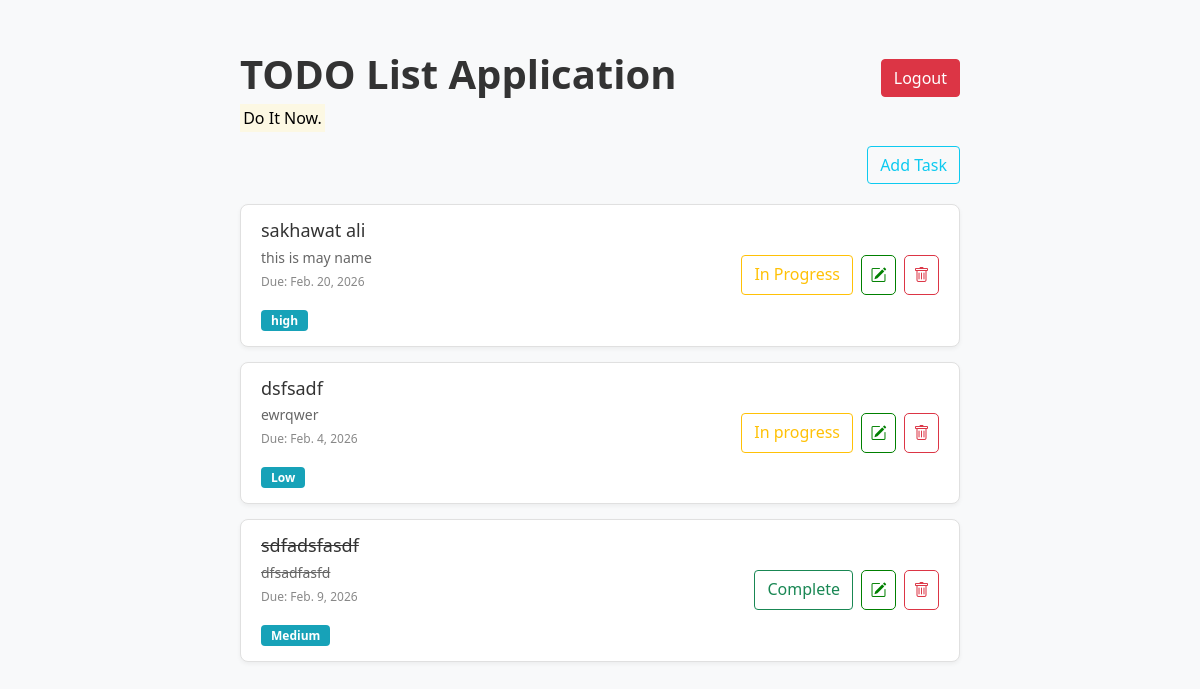
The app's page / (signed in) with its own data.
### todo_app/models.py (models this page shows, shortened)
class Task (models.Model):
    user = models.ForeignKey(User, on_delete=models.CASCADE)
    title = models.CharField(max_length=255)
    description = models.TextField()
    due_date = models.DateField()
    status = models.CharField(
        max_length=20,
        choices=[('Pending','Pending'), ('Complete','Complete'), ('In Progress','In Progress')],
        default='Pending'
    )
    priority = models.CharField(
        max_length=10,
        choices=[('Low','Low'), ('Medium','Medium'), ('High','High')],
        default='Low'
    )
    completed = models.BooleanField(default=False)
    create_at = models.DateTimeField(auto_now_add=True)

### todo_app/views.py (the view)
# urls.py: 2. Add a URL to urlpatterns:  path('', views.home, name='home')
@login_required
def home(request):
    queryset = Task.objects.filter(user=request.user)
    return render(request, 'todo_app/index.html', context = {'task' : queryset})

### todo_app/templates/todo_app/index.html (shortened to what this page needs)
{% load static %}
<!DOCTYPE html>
<html lang="en">
<head>
    <link href="https://cdn.jsdelivr.net/npm/bootstrap@5.0.2/dist/css/bootstrap.min.css" rel="stylesheet">
    <link rel="stylesheet" href="https://cdnjs.cloudflare.com/ajax/libs/font-awesome/6.5.1/css/all.min.css">
    <link rel="stylesheet" href="https://cdn.jsdelivr.net/npm/bootstrap-icons@1.11.3/font/bootstrap-icons.min.css">
    <link rel="stylesheet" href="/static/todo_app/css/index.css">
</head>
<body>
    <div class="todo_title">
        <h1><b>TODO List Application</b></h1>
        <form action="{% url 'logout' %}" method="post">
            <button type="submit" class="btn btn-danger">Logout</button>
        </form>
    </div>
    <div class="do_it text-nowrap bd-highlight">
        <p><mark>Do It Now.</mark></p>
    </div>
    <div class="add_task">
        <a href="{% url 'add_task' %}" class="btn btn-outline-info">Add Task</a>
    </div>
    <div class="task-container">
        {% for t in task %}
        <div class="task-card">
            <div class="task-info">
                {% if t.status == "Complete" %}
                <h3 class="text-decoration-line-through">{{ t.title }}</h3>
                <p class="description text-decoration-line-through">{{ t.description }}</p>
                {% else %}
                <h3>{{ t.title }}</h3>
                <p class="description">{{ t.description }}</p>
                {% endif %}
                <p class="due-date">Due: {{ t.due_date }}</p>
                <span class="priority-badge">{{ t.priority }}</span>
            </div>
            <div class="task-actions task-actions d-flex gap-2">
                {% if t.status|lower == "pending" %}
                <span class="btn btn-outline-info">{{ t.status }}</span>
                {% elif t.status|lower == "in progress" %}
                <span class="btn btn-outline-warning">{{ t.status }}</span>
                {% elif t.status|lower == "complete" %}
                <span class="btn btn-outline-success">{{ t.status }}</span>
                {% endif %}
                <a href="{% url 'edit_task' t.id %}" class="btn-action btn-edit">
                    <i class="bi bi-pencil-square"></i>
                </a>
                <a href="{% url 'delete_task' t.id %}" class="btn-action btn-delete">
                    <i class="bi-trash"></i>
                </a>
            </div>
        </div>
        {% empty %}
        <h3 class="text-center text-muted mt-5">No Tasks Available. Start adding some!</h3>
        {% endfor %}
    </div>
</body>
</html>

### todo_app/static/todo_app/css/index.css (style rules this page uses)
body { background-color: #f8f9fa; font-family: 'Segoe UI', Tahoma, Geneva, Verdana, sans-serif; margin: 0; }
.todo_title { display: flex; justify-content: space-between; align-items: center; color: #333; margin-top: 50px; padding-left: 20%; padding-right: 20%; font-weight: 700; }
.do_it { padding-left: 20%; color: black; }
.add_task { display: flex; justify-content: end; padding-right: 20%; }
.task-container { width: 60%; margin: 20px auto; }
.task-card { background: #fff; border: 1px solid #e0e0e0; border-radius: 8px; padding: 15px 20px; margin-bottom: 15px; display: flex; justify-content: space-between; align-items: center; box-shadow: 0 2px 4px rgba(0,0,0,0.05); }
.task-info h3 { margin: 0; font-size: 18px; color: #333; }
.description { margin: 5px 0; color: #666; font-size: 14px; }
.due-date { font-size: 12px; color: #888; }
.priority-badge { background: #17a2b8; color: white; padding: 2px 10px; border-radius: 4px; font-size: 12px; font-weight: bold; }
.task-actions { display: flex; gap: 10px; }
.btn-action { width: 35px; height: 40px; display: inline-flex; align-items: center; justify-content: center; border-radius: 5px; text-decoration: none; }
.btn-delete { border: 1px solid #dc3545; color: #dc3545; }
.btn-edit { border: 1px solid #008000; color: #008000; }

### records on screen
Task: title "sakhawat ali", description "this is may name", due_date "Feb. 20, 2026", priority "high", status "In Progress"
Task: title "dsfsadf", description "ewrqwer", due_date "Feb. 4, 2026", priority "Low", status "In progress"
Task: title "sdfadsfasdf", description "dfsadfasfd", due_date "Feb. 9, 2026", priority "Medium", status "Complete"
